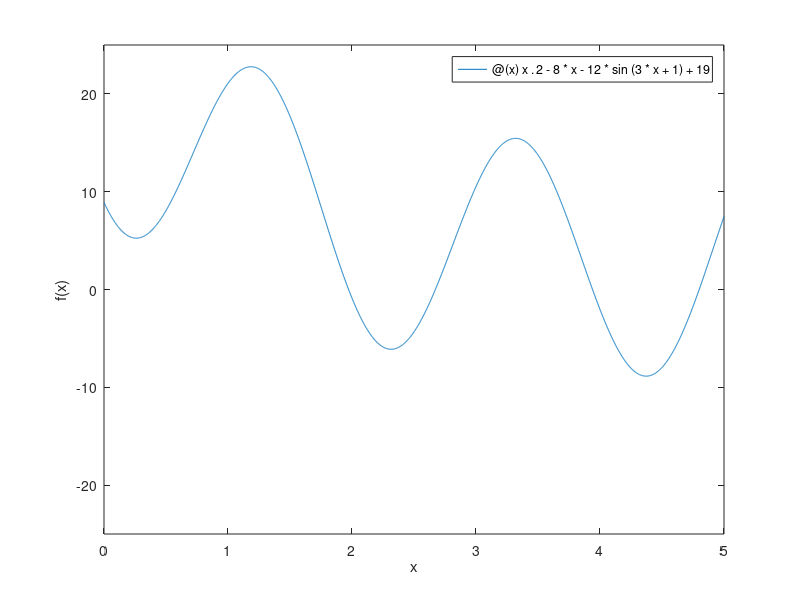

The MATLAB script that drew this image:
%% 1a - Plotta f(x)

f = @(x) x.^2 - 8*x - 12*sin(3*x + 1) + 19;

fplot(f, [0, 5]);
ylim([-25, 25]);

xlabel('x');
ylabel('f(x)');
